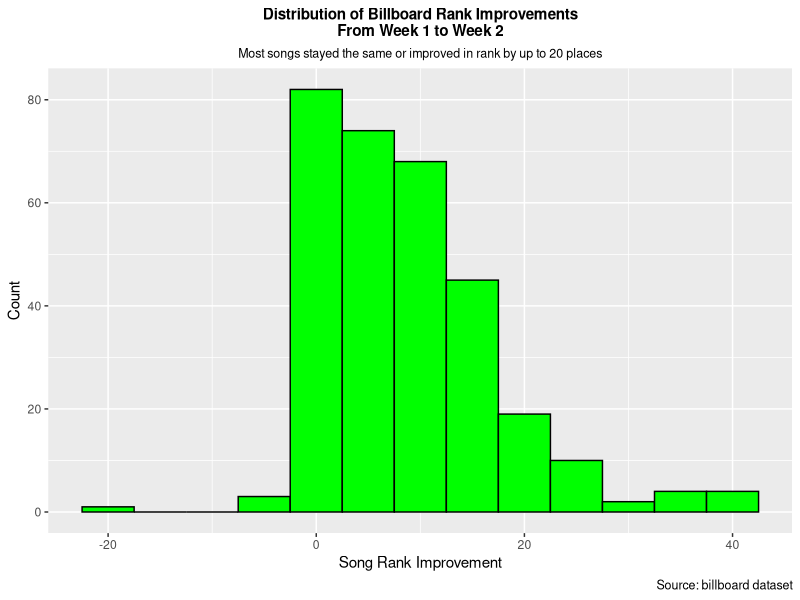
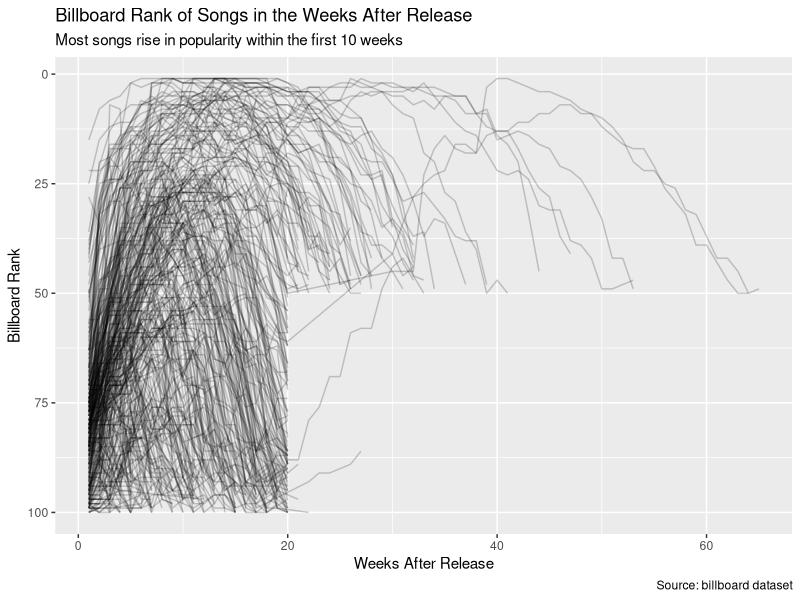

Recreate these plots in R, in order.
## ---- chunk 1
#| message: false
library(tidyverse)
## ---- chunk 2
#| cache: true
 billboard_clean <- billboard |>
  filter(wk1 < 101) |>
  arrange(wk1) |>
  mutate(improvement = wk1 - wk2, .after = wk2) |>
  select(artist:improvement) |>
  rename(week1 = wk1, week2 = wk2)
## ---- chunk 3
#| message: false

billboard_clean |>
  filter(is.finite(improvement)) |>
  ggplot(aes(x = improvement)) +
  geom_histogram(binwidth = 5, fill = "green", color = "black") +
  labs(
    title = "Distribution of Billboard Rank Improvements\nFrom Week 1 to Week 2",
    subtitle = "Most songs stayed the same or improved in rank by up to 20 places",
    caption = "Source: billboard dataset",
    x = "Song Rank Improvement",
    y = "Count"
  ) +
  theme(
    plot.title = element_text(size = 11, face = "bold", hjust = 0.5),
    plot.subtitle = element_text(size = 9, hjust = 0.5),
    plot.caption = element_text(size = 9),
    axis.title = element_text(size = 11)
  )
## ---- chunk 4
#| cache: true
billboard_longer <- billboard |>
  pivot_longer(
    cols = starts_with("wk"),
    names_to = "week",
    values_to = "rank"
  ) |>
  drop_na(rank) |>
  mutate(week = parse_number(week))
## ---- chunk 5
ggplot(billboard_longer, aes(x = week, y = rank)) +
  geom_line(aes(group = track), alpha = 0.2) +
  scale_y_reverse() +
  labs(
    title = "Billboard Rank of Songs in the Weeks After Release",
    subtitle = "Most songs rise in popularity within the first 10 weeks",
    x = "Weeks After Release",
    y = "Billboard Rank",
    caption = "Source: billboard dataset"
  )
